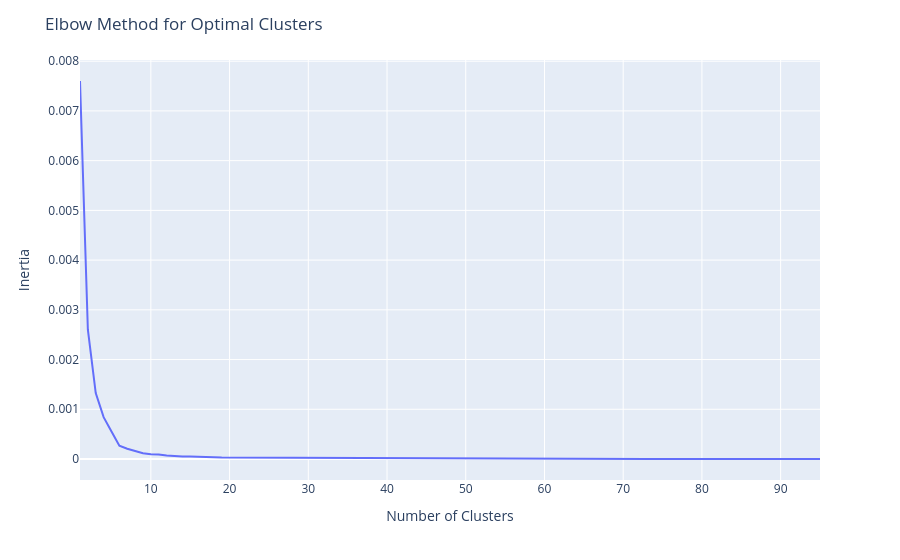

The cell this chart's notebook holds for it:
### Code cell
#elbow method to find optimal number of clusters
import plotly.express as px
from sklearn.cluster import KMeans
inertia = []
n_samples = features.shape[0]
for i in range(1, n_samples + 1):
    kmeans = KMeans(n_clusters=i)
    kmeans.fit(features[['volatility', 'avg_return']])
    inertia.append(kmeans.inertia_)

fig = px.line(x=range(1, n_samples + 1), y=inertia, labels={'x': 'Number of Clusters', 'y': 'Inertia'})
fig.update_layout(title='Elbow Method for Optimal Clusters')
fig.show()

### Figure 1 — Plotly figure (JSON) as saved in the notebook; plotly's stock layout.template omitted (floating-point values rounded to 4 significant figures)
{"data": [{"hovertemplate": "Number of Clusters=%{x}<br>Inertia=%{y}<extra></extra>", "legendgroup": "", "line": {"color": "#636efa", "dash": "solid"}, "marker": {"symbol": "circle"}, "mode": "lines", "name": "", "orientation": "v", "showlegend": false, "type": "scatter", "x": [1, 2, 3, 4, 5, 6, 7, 8, 9, 10, 11, 12, 13, 14, 15, 16, 17, 18, 19, 20, 21, 22, 23, 24, 25, 26, 27, 28, 29, 30, 31, 32, 33, 34, 35, 36, 37, 38, 39, 40, 41, 42, 43, 44, 45, 46, 47, 48, 49, 50, 51, 52, 53, 54, 55, 56, 57, 58, 59, 60, 61, 62, 63, 64, 65, 66, 67, 68, 69, 70, 71, 72, 73, 74, 75, 76, 77, 78, 79, 80, 81, 82, 83, 84, 85, 86, 87, 88, 89, 90, 91, 92, 93, 94, 95], "xaxis": "x", "y": [0.007602, 0.002601, 0.001327, 0.0008413, 0.0005522, 0.0002672, 0.0002068, 0.0001617, 0.0001147, 9.449e-05, 8.981e-05, 6.812e-05, 5.466e-05, 4.852e-05, 4.817e-05, 3.944e-05, 3.755e-05, 3.523e-05, 3.053e-05, 2.99e-05, 2.388e-05, 2.218e-05, 2.129e-05, 1.731e-05, 1.728e-05, 1.573e-05, 1.66e-05, 1.463e-05, 1.334e-05, 1.191e-05, 1.104e-05, 1.097e-05, 1.045e-05, 1.006e-05, 8.455e-06, 8.344e-06, 7.864e-06, 7.704e-06, 7.041e-06, 6.019e-06, 6.2e-06, 5.599e-06, 5.307e-06, 5.11e-06, 5.113e-06, 4.655e-06, 4.325e-06, 4.104e-06, 3.898e-06, 3.334e-06, 3.24e-06, 3.196e-06, 2.962e-06, 2.753e-06, 2.472e-06, 2.514e-06, 2.026e-06, 2.131e-06, 1.866e-06, 1.987e-06, 1.552e-06, 1.485e-06, 1.324e-06, 1.16e-06, 1.154e-06, 1.149e-06, 9.85e-07, 8.671e-07, 7.952e-07, 6.176e-07, 5.645e-07, 5.308e-07, 4.772e-07, 4.383e-07, 4.154e-07, 3.5e-07, 2.814e-07, 2.463e-07, 2.045e-07, 1.947e-07, 1.593e-07, 1.396e-07, 1.151e-07, 1.018e-07, 8.293e-08, 7.402e-08, 6.543e-08, 4.907e-08, 3.734e-08, 2.515e-08, 1.716e-08, 9.863e-09, 5.745e-09, 5.522e-10, 0.0], "yaxis": "y"}], "layout": {"legend": {"tracegroupgap": 0}, "margin": {"t": 60}, "title": {"text": "Elbow Method for Optimal Clusters"}, "xaxis": {"anchor": "y", "domain": [0, 1], "title": {"text": "Number of Clusters"}}, "yaxis": {"anchor": "x", "domain": [0, 1], "title": {"text": "Inertia"}}}}
